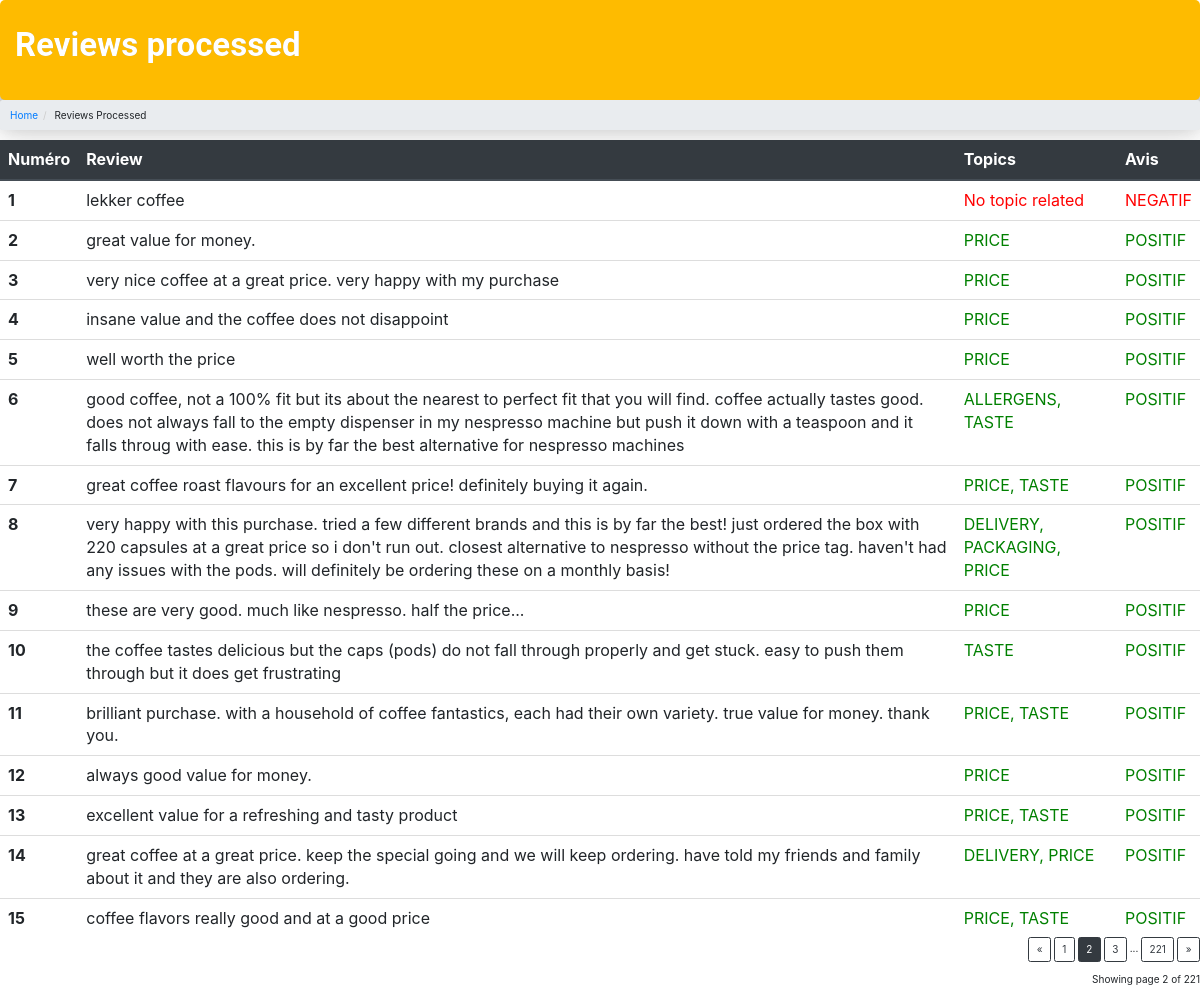
Screenshot of /processed_reviews?page=2 with the database file from the repository.
### backend/main.py (models this page shows)
class Reviews(db.Model):
    __tablename__ = 'reviews'
    __table_args__ = {'extend_existing': True}

### backend/main.py (the view)
@app.route('/processed_reviews')
def processed_reviews():
    reviews = Reviews.query.all()
    targets = ['ALLERGENS', 'COMPETITION',
               'DELIVERY', 'PACKAGING', 'PRICE', 'TASTE']
    for review in reviews:
        if review.topic:
            review.topics_str = reduce(
                lambda x, y: x + ', ' + y, [targets[int(topic)-1] for topic in review.topic.split(',')])
        else:
            review.topics_str = "No topic related"
    db.session.flush()
    db.session.commit()
    page = request.args.get('page', 1, type=int)
    processed_reviews = Reviews.query.paginate(
        page=page, per_page=ROWS_PER_PAGE)
    return render_template('processed_reviews.html', processed_reviews=processed_reviews)

### backend/templates/processed_reviews.html (shortened to what this page needs)
<head>
    <link rel="stylesheet" type="text/css" href="{{ url_for('static',filename='stylesheets/style.css')}}">
    <link href="//netdna.bootstrapcdn.com/bootstrap/3.0.0/css/bootstrap.min.css" rel="stylesheet">
    <link rel="stylesheet" href="https://maxcdn.bootstrapcdn.com/bootstrap/3.4.1/css/bootstrap.min.css">
    <link rel="stylesheet" href="https://stackpath.bootstrapcdn.com/bootstrap/4.3.1/css/bootstrap.min.css"
>
</head>
<body>
    <div class=header>
        <div id="head">
            <p>Reviews processed</p>
        </div>
    </div>
    <ul class="breadcrumb">
        <li><a href="http://localhost:4000/">Home</a></li>
        <li>Reviews Processed</li>
    </ul>
    <div class=".table-dark">
        <table class="table table-sm table-borderless mb-0">
            <thead class="thead-dark">
                <tr>
                    <th>Numéro</th>
                    <th>Review</th>
                    <th>Topics</th>
                    <th>Avis</th>
                </tr>
            </thead>
            <tbody>
                {% for review in processed_reviews.items %}
                <tr>
                    <th scope="row">{{ loop.index }}</th>
                    <td>{{ review.review_body}}</td>
                    {%- if review.topics_str == "No topic related" %}
                    {%- set color = "red" %}
                    {%- else %}
                    {%- set color = "green" %}
                    {%- endif %}
                    <td class='{{color}}'>{{ review.topics_str}}</td>
                    {%- if review.score == 1 %}
                    {%- set color = "green" %}
                    {%- set avis = "POSITIF" %}
                    {%- else %}
                    {%- set color = "red" %}
                    {%- set avis = "NEGATIF" %}
                    {%- endif %}
                    <td class="{{color}}">{{ avis}}</td>
                </tr>
                {% endfor %}
            </tbody>
        </table>
    </div>
    <div class="text-right">
        <a href="{{ url_for('processed_reviews', page=processed_reviews.prev_num) }}" class="btn btn-outline-dark
       {% if processed_reviews.page == 1 %}disabled{% endif %}">
            &laquo;
        </a>
        {% for page_num in processed_reviews.iter_pages(left_edge=1, right_edge=1, left_current=1, right_current=2) %}{%
        if page_num %}
        {% if processed_reviews.page == page_num %}
        <a href="{{ url_for('processed_reviews', page=page_num) }}" class="btn btn-dark">
            {{ page_num }}
        </a>
        {% else %}
        <a href="{{ url_for('processed_reviews', page=page_num) }}" class="btn btn-outline-dark">
            {{ page_num }}
        </a>
        {% endif %}
        {% else %}
        ...
        {% endif %}
        {% endfor %} <a href="{{ url_for('processed_reviews', page=processed_reviews.next_num) }}" class="btn btn-outline-dark
       {% if processed_reviews.page == processed_reviews.pages %}disabled{% endif %}">
            &raquo;
        </a>
    </div>
    <p class="text-right mt-3">
        Showing page {{ processed_reviews.page }} of {{ processed_reviews.pages }}
    </p>
</body>
</html>

### backend/static/stylesheets/style.css (style rules this page uses)
.green { color:green; }
.red { color: red; }
body { background: white; }
.header #head p { color: white; }
.header { display: flex; flex-direction: row; justify-content: space-between; width:100%; background-color: #febb00; height: 100px; font-family: "Poppins", Roboto; font-size: 33px; font-weight: 600; text-shadow: 0px 0px 0px rgba(0,0,0,0.3); align-items: center; padding-left: 15px; box-shadow: 0 2.8px 2.2px rgba(0, 0, 0, 0.034), 0 6.7px 5.3px rgba(0, 0, 0, 0.048), 0 12.5px 10px rgba(0, 0, 0, 0.06), 0 22.3px 17.9px rgba(0, 0, 0, 0.072), 0 41.8px 33.4px rgba(0, 0, 0, 0.086), 0 30px 20px rgba(0, 0, 0, 0.12); border-radius: 5px; }

### rows the page displays
Reviews: review_body "lekker coffee", topics_str "No topic related", avis "NEGATIF"
Reviews: review_body "great value for money.", topics_str "PRICE", avis "POSITIF"
Reviews: review_body "very nice coffee at a great price. very happy with my purchase", topics_str "PRICE", avis "POSITIF"
Reviews: review_body "insane value and the coffee does not disappoint", topics_str "PRICE", avis "POSITIF"
Reviews: review_body "well worth the price", topics_str "PRICE", avis "POSITIF"
Reviews: review_body "good coffee, not a 100% fit but its about the nearest to perfect fit that you will find. coffee actually tastes good. does not always fall to the empty dispenser in my nespresso machine but push it down with a teaspoon and it falls throug with ease. this is by far the best alternative for nespresso machines", topics_str "ALLERGENS, TASTE", avis "POSITIF"
Reviews: review_body "great coffee roast flavours for an excellent price! definitely buying it again.", topics_str "PRICE, TASTE", avis "POSITIF"
Reviews: review_body "very happy with this purchase. tried a few different brands and this is by far the best! just ordered the box with 220 capsules at a great price so i don't run out. closest alternative to nespresso without the price tag. haven't had any issues with the pods. will definitely be ordering these on a monthly basis!", topics_str "DELIVERY, PACKAGING, PRICE", avis "POSITIF"
Reviews: review_body "these are very good. much like nespresso. half the price...", topics_str "PRICE", avis "POSITIF"
Reviews: review_body "the coffee tastes delicious but the caps (pods) do not fall through properly and get stuck. easy to push them through but it does get frustrating", topics_str "TASTE", avis "POSITIF"
Reviews: review_body "brilliant purchase. with a household of coffee fantastics, each had their own variety. true value for money. thank you.", topics_str "PRICE, TASTE", avis "POSITIF"
Reviews: review_body "always good value for money.", topics_str "PRICE", avis "POSITIF"
Reviews: review_body "excellent value for a refreshing and tasty product", topics_str "PRICE, TASTE", avis "POSITIF"
Reviews: review_body "great coffee at a great price. keep the special going and we will keep ordering. have told my friends and family about it and they are also ordering.", topics_str "DELIVERY, PRICE", avis "POSITIF"
Reviews: review_body "coffee flavors really good and at a good price", topics_str "PRICE, TASTE", avis "POSITIF"

### other values shown
{{ page_num }} "1" "3" "221"
{{ page_num }} "2"
{{ processed_reviews.page }} "2"
{{ processed_reviews.pages }} "221"
